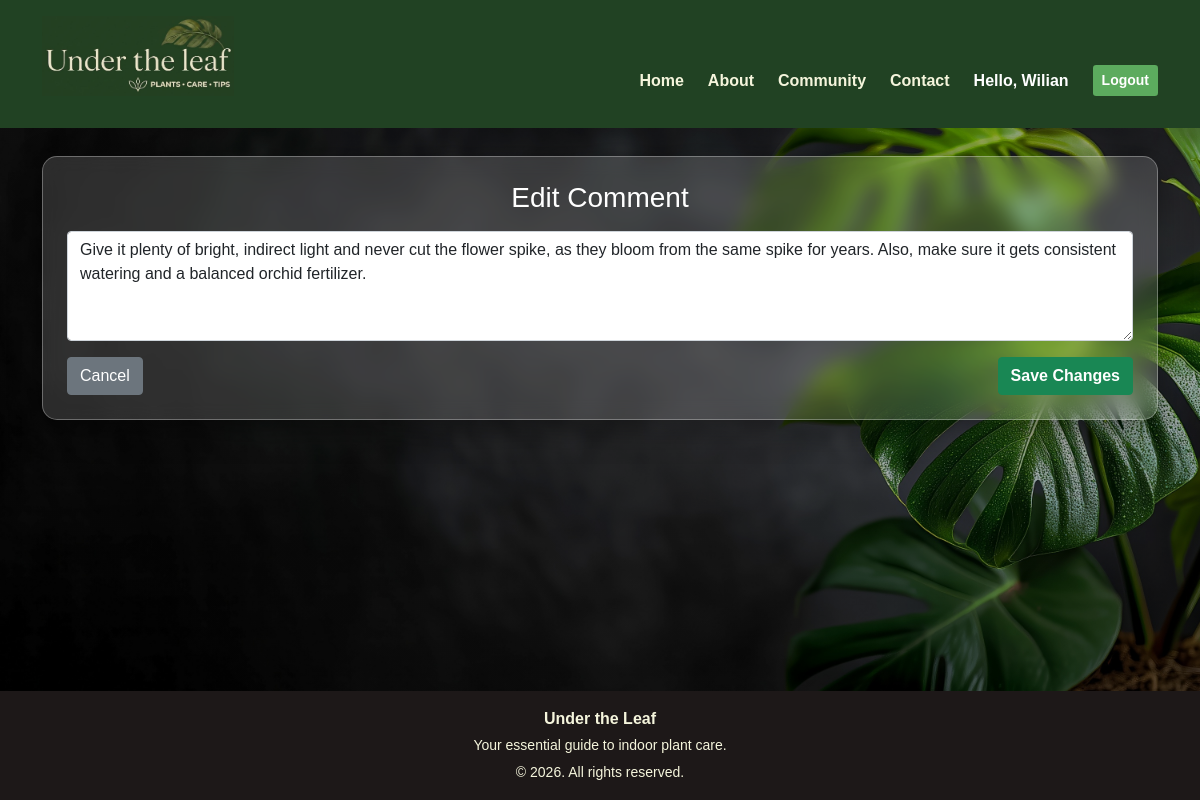
The page /comment/1/edit (signed in) on the database its author committed.
### models.py (models this page shows)
class User(db.Model, UserMixin):
    id = db.Column(db.Integer, primary_key=True)
    name = db.Column(db.String(100), nullable=False)
    email = db.Column(db.String(120), unique=True, nullable=False)
    password = db.Column(db.String(100), nullable=False)
    questions = db.relationship('Question', backref='author', lazy=True, cascade="all, delete-orphan")
    comments = db.relationship('Comment', back_populates='author', lazy=True, cascade="all, delete-orphan")

class Comment(db.Model):
    id = db.Column(db.Integer, primary_key=True)
    content = db.Column(db.Text, nullable=False)
    date_posted = db.Column(db.DateTime, nullable=False, default=datetime.utcnow)
    user_id = db.Column(db.Integer, db.ForeignKey('user.id'), nullable=False)
    question_id = db.Column(db.Integer, db.ForeignKey('question.id'), nullable=False)
    likes = db.Column(db.Integer, default=0, nullable=False)
    dislikes = db.Column(db.Integer, default=0, nullable=False)
    author = db.relationship('User', back_populates='comments')

### app.py (the view)
@app.route('/comment/<int:comment_id>/edit', methods=['GET', 'POST'])
@login_required
def edit_comment(comment_id):
    comment = Comment.query.get_or_404(comment_id)
    if comment.author != current_user:
        flash('You are not authorized to edit this comment.', 'danger')
        return redirect(url_for('forum'))
    if request.method == 'POST':
        comment.content = request.form.get('content')
        db.session.commit()
        flash('Your comment has been updated!', 'success')
        return redirect(url_for('forum'))
    return render_template('edit.html', comment=comment)

### app.py (called while the page is built)
@login_manager.user_loader
def load_user(user_id):
    return User.query.get(int(user_id))

### templates/edit.html
{% extends 'base.html' %}
{% block content %}
<div class="container my-2 mb-0">
    <div class="glass p-4" style="background: rgba(255, 255, 255, 0.15); backdrop-filter: blur(10px); border: 1px solid rgba(255, 255, 255, 0.3);">
        <h3 class="text-white mb-3 text-center">
            {% if comment %}Edit Comment{% else %}Edit Post{% endif %}
        </h3>
        <form method="POST">
            {% if form %}
                {{ form.hidden_tag() }}
                <div class="mb-3">
                    {{ form.content(class="form-control", rows="4") }}
                </div>
                <div class="d-flex justify-content-between">
                    <a href="{{ url_for('forum') }}" class="btn btn-secondary">Cancel</a>
                    {{ form.submit(class="btn btn-success fw-bold") }}
                </div>
            {% else %}
                <div class="mb-3">
                    <textarea class="form-control" name="content" rows="4" required>{{ comment.content }}</textarea>
                </div>
                <div class="d-flex justify-content-between">
                    <a href="{{ url_for('forum') }}" class="btn btn-secondary">Cancel</a>
                    <button type="submit" class="btn btn-success fw-bold">Save Changes</button>
                </div>
            {% endif %}
        </form>
    </div>
</div>
{% endblock %}

### templates/base.html (shortened to what this page needs)
<!DOCTYPE html>
<html lang="en">
<head>
    <link href="https://cdn.jsdelivr.net/npm/bootstrap@5.0.2/dist/css/bootstrap.min.css" rel="stylesheet">
    <link rel="stylesheet" href="{{ url_for('static', filename='css/style.css') }}">
</head>
<body class="d-flex flex-column .min-vh-100">
    <header class="custom-header py-0">
        <nav class="navbar navbar-expand-lg navbar-dark h-100">
            <div class="container d-flex justify-content-between align-items-end h-100 pb-3">
                <div class="d-flex justify-content-start">
                    <a href="{{ url_for('home') }}">
                        <img src="{{ url_for('static', filename='img/logo.jpg') }}"
                            alt="Logo - Under the Leaf - Pants/ Care/ Tips" height="80">
                    </a>
                </div>
                <div class="collapse navbar-collapse justify-content-end" id="navbarNav">
                    <div class="d-flex flex-row gap-4">
                        <a class="text-white text-decoration-none fw-bold menu-link"
                            href="{{ url_for('home') }}">Home</a>
                        <a class="text-white text-decoration-none fw-bold menu-link"
                            href="{{ url_for('about') }}">About</a>
                        <a class="text-white text-decoration-none fw-bold menu-link"
                            href="{{ url_for('forum') }}">Community</a>
                        <a class="text-white text-decoration-none fw-bold menu-link"
                            href="{{ url_for('contact') }}">Contact</a>
                        {% if current_user.is_authenticated %}
                        <span class="text-white fw-bold">Hello, {{ current_user.name }}</span>
                        <a class="btn btn-sm fw-bold text-white" style="background-color: #5cab5e;"
                            href="{{ url_for('logout') }}">Logout</a>
                        {% else %}
                        <a class="text-white text-decoration-none fw-bold menu-link"
                            href="{{ url_for('login') }}">Login</a>
                        {% endif %}
                    </div>
                </div>
            </div>
        </nav>
    </header>
    <main class="flex-grow-1">
        {% block content %}{% endblock %}
    </main>
    <footer class="text-center custom-footer py-3 mt-2">
        <div class="container">
            <p class="mb-1 fw-bold">Under the Leaf</p>
            <p class="mb-1" style="font-size: 14px;">Your essential guide to indoor plant care.</p>
            <small>&copy; 2026. All rights reserved.</small>
        </div>
    </footer>
</body>
</html>
</html>

### static/css/style.css (style rules this page uses)
body { display: flex; flex-direction: column; min-height: 100vh; margin: 0; padding: 0; overflow-x: hidden; font-family: Arial, Helvetica, sans-serif; background: linear-gradient(rgba(0, 0, 0, 0.3), rgba(0, 0, 0, 0.3)), url('../img/background.jpg') no-repeat center center fixed; background-size: cover; background-repeat: no-repeat; background-attachment: fixed; }
main { flex: 1; padding: 20px 0; }
.custom-header { background-color: #214223 !important; width: 100%; z-index: 1000; min-height: 120px; }
.custom-footer { background-color: #1d1818 !important; color: #f5f5dc !important; padding: 2rem 0; }
.glass { background: rgba(122, 136, 118, 0.2); backdrop-filter: blur(10px); -webkit-backdrop-filter: blur(10px); border: 1px solid rgba(95, 120, 96, 0.3); border-radius: 15px; box-shadow: 0 8px 32px 0 rgba(0, 0, 0, 0.37); padding: 20px; }
.menu-link { color: #f5f5dc !important; text-decoration: none; font-weight: bold; transition: color 0.3s ease; }
@media (min-width: 992px) { .navbar-collapse { align-self: flex-end; } }
body, html { height: 100%; margin: 0; }
.custom-header { height: auto !important; min-height: auto !important; }
.custom-header .navbar { padding-top: 1rem !important; padding-bottom: 1rem !important; height: auto !important; }
.custom-header .navbar .container { flex-wrap: wrap !important; }
.navbar-collapse { flex-basis: 100% !important; width: 100% !important; margin-top: 1rem !important; border-top: 1px solid rgba(245, 245, 220, 0.1); padding-top: 1rem !important; }
@media (min-width: 992px) { .navbar-collapse { display: flex !important; flex-basis: auto !important; width: auto !important; border-top: none !important; margin-top: 0 !important; padding-top: 0 !important; } }
@media (min-width: 992px) { .navbar-collapse > .d-flex { flex-direction: row !important; justify-content: flex-end !important; align-items: center !important; gap: 1.5rem !important; width: auto !important; margin: 0 !important; } }
@media (min-width: 992px) { .navbar-collapse > .d-flex .menu-link { display: inline !important; padding: 0 !important; text-align: left !important; width: auto !important; } }

### rows shown on the page
User: name "Wilian"
Comment: content "Give it plenty of bright, indirect light and never cut the flower spike, as they bloom from the same spike for years. Also, make sure it gets consistent watering and a balanced orchid fertilizer."
